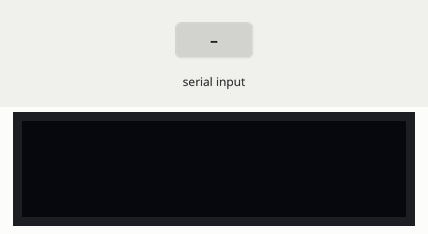
Bench run of a sketch on a simulated Arduino Uno, built with avr-gcc and run on an emulated ATmega328P. Parts: 128×32 one-colour display. Inputs (shaded band) come from the test bench. The display library's start-up logo is not drawn; what the sketch prints to the serial monitor is not drawn.

Above: at 1.7 s.
1.8 s: "1\n" received over Serial
At 2.4 s:
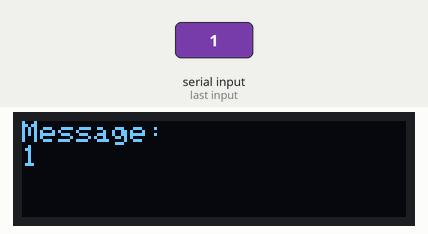
3.3 s: "0\n" received over Serial
At 4.5 s:
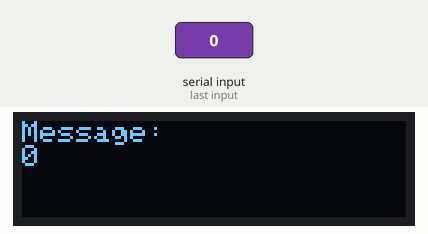
4.8 s: "2\n" received over Serial
At 5.9 s:
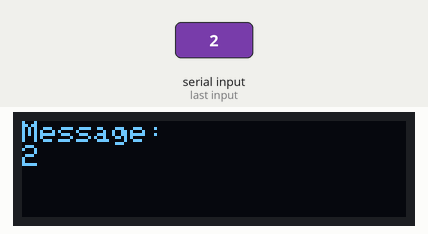
Timing chart, 0 to 7.8 s (numbered marks = the images above; inputs shaded):
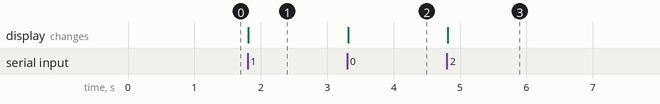

The sketch:

Serial-Echo.ino
```cpp
#include <Wire.h>
#include <Adafruit_SSD1306.h>
#include <Adafruit_GFX.h>

#define SCREEN_WIDTH 128 // OLED display width, in pixels
#define SCREEN_HEIGHT 32 // OLED display height, in pixels

const unsigned int MAX_MESSAGE_LENGTH = 24;

Adafruit_SSD1306 display(SCREEN_WIDTH, SCREEN_HEIGHT, &Wire);

void setup() {
 Serial.begin(115200);
  Wire.begin();               // Initialize I2C communication
  // SSD1306_SWITCHCAPVCC = generate display voltage from 3.3V internally
  if (!display.begin(SSD1306_SWITCHCAPVCC, 0x3C)) { // Address 0x3C for 128x32
    Serial.println(F("SSD1306 allocation failed"));
    for (;;)
      ; // Don't proceed, loop forever
  }
  display.display();
  delay(500); // Pause for 0.5 seconds
  display.setTextSize(1);
  display.setTextColor(WHITE);
  display.setRotation(0);
  display.clearDisplay();
  display.setCursor(0, 0);}

void loop() {
  display.clearDisplay();    // Clear the buffer
  display.setCursor(0,0);    // Set cursor to the top-left corner

 //Check to see if anything is available in the serial receive buffer
 while (Serial.available() > 0)
 {
   //Create a place to hold the incoming message
   static char message[MAX_MESSAGE_LENGTH];
   static unsigned int message_pos = 0;

   //Read the next available byte in the serial receive buffer
   char inByte = Serial.read();

   //Message coming in (check not terminating character) and guard for over message size
   if ( inByte != '\n' && (message_pos < MAX_MESSAGE_LENGTH - 1) )
   {
     //Add the incoming byte to our message
     message[message_pos] = inByte;
     message_pos++;
   }
   //Full message received...
   else
   {
     //Add null character to string
     message[message_pos] = '\0';

     //Print the message (or do other things)
     Serial.println(message);

     display.println("Message: ");            // Print the humidity value on OLED display
     display.println(message);            // Print the humidity value on OLED display
     display.display();          // Update the OLED display     //Reset for the next message
     message_pos = 0;
   }
 }
}
```

Measured:
- after the input at 1.8 s, the display: changes at once (image 1)
- after the input at 3.3 s, the display: changes at once (image 2)
- after the input at 4.8 s, the display: changes at once (image 3)
